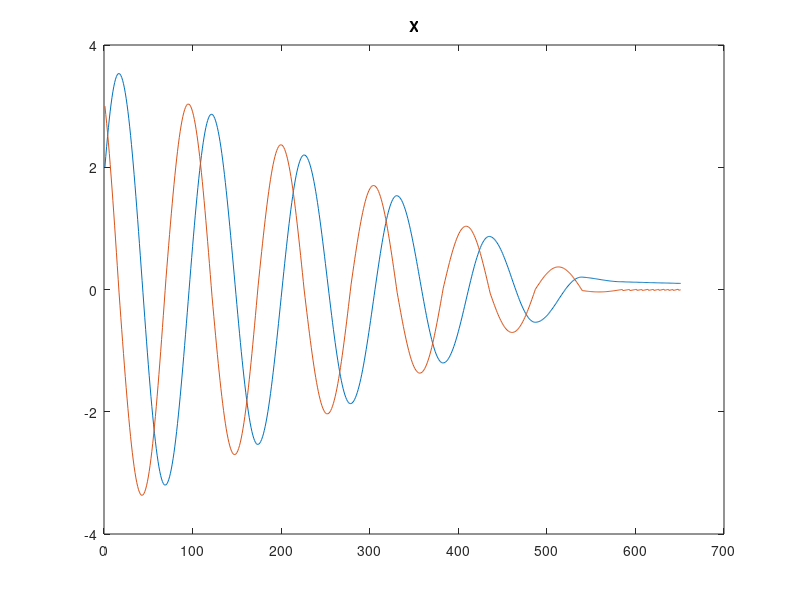
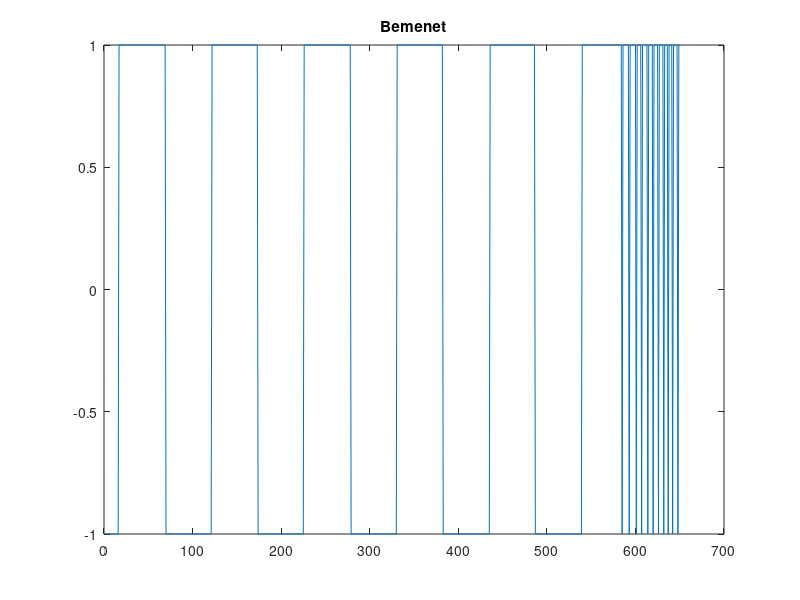
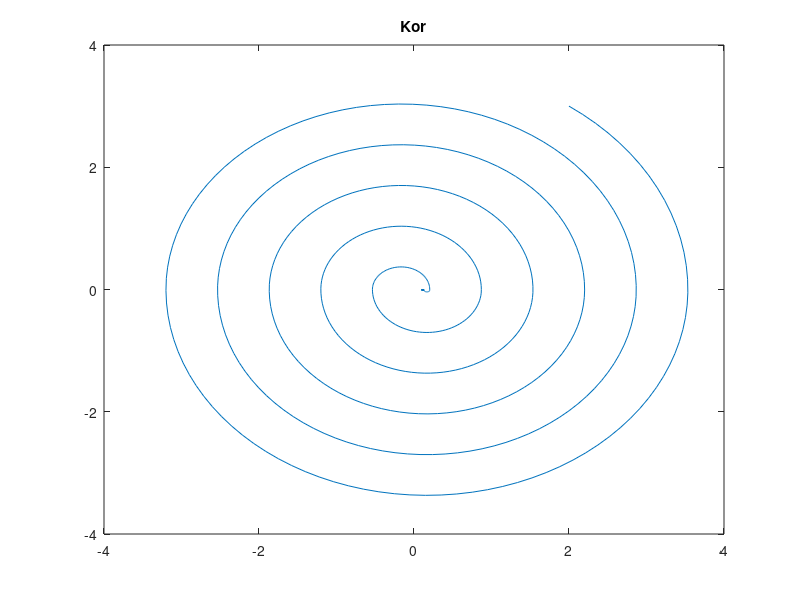

Recreate these plots in MATLAB, in order.
clc;
close all;
clear all;


omega=6; 

x0=[2;3]
A=[0 omega; -omega 0];
B=[0; 1];
C=eye(2);
D=[0;0];

Ts=0.01;
sys=ss(A, B, C, D);   %% állapotteret készít a rendszermátrixokból
sysd=c2d(sys, Ts);    %% a folytonos állapotteret átviszi diszkrétbe Ts mintavételezési periódussal

[Ad, Bd, Cd, Dd]=ssdata(sysd) % mintavetelezi a jelet

t=0:Ts:100;            %% idő
X=[x0]                 %% tömb, ahova tesszük majd az állapotokat
U=[];                  %% tömb, ide tesszük majd a vezérlő jeleket
epszilon=0.1;          %% ha az állapotok változása kissebb, mint az epszilon, megállink
for i=1:length(t)-1
    u=-sign(x0(2));    % a sign az elojelet adja vissza
    x0=Ad*x0+Bd*u;     % állapotok kiszámolása
    X=[X x0];          % állapotok elmentése
    U=[U u];           % vezérlő jelek elmentése
    
    if abs(x0(1))<epszilon && abs(x0(2))<epszilon           % ha a változás kissebb az epszilonnál, kilépünk
        break
    end
end

plot(X');
title('X');
figure
plot(U);
title('Bemenet');
figure
plot(X(1,:), X(2,:));
title('Kor')

